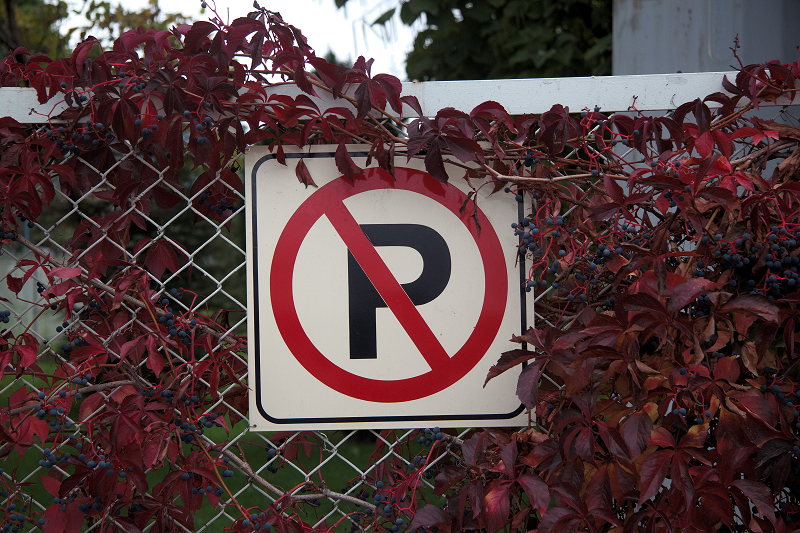
//> input picture Test.png, 800 x 533 px
$ ./main   (built with g++ and OpenCV 4)
//> lines starting //> are read from the running program, lines starting //| are printed output that depends on the picture
#include "opencv2/opencv.hpp"

using namespace std;
using namespace cv;

int main()
{
    Mat image = imread("Test.png");
//> image is the input picture: 533 rows x 800 cols, CV_8UC3; mean B, G, R 63.6, 62.9, 84.5
    Mat imgGray;
    cvtColor(image, imgGray, COLOR_BGR2GRAY);
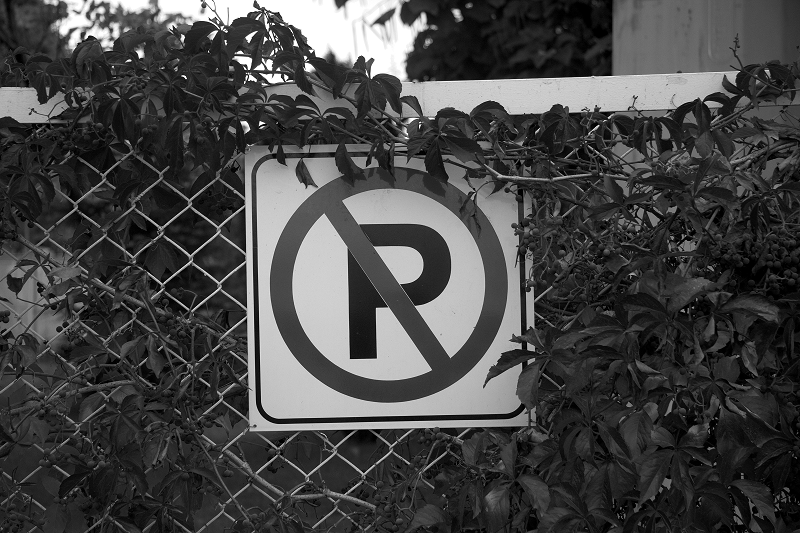
//> imgGray: 533 rows x 800 cols, CV_8UC1; min 0, max 255, mean 69.5

    double threshold1 = 100.0;
    double threshold2 = 200.0;
    int apertureSize = 3;
    bool L2gradient = false;
    Mat edges;
    Canny(image,
          edges,
          threshold1,
          threshold2,
          apertureSize,
          L2gradient);
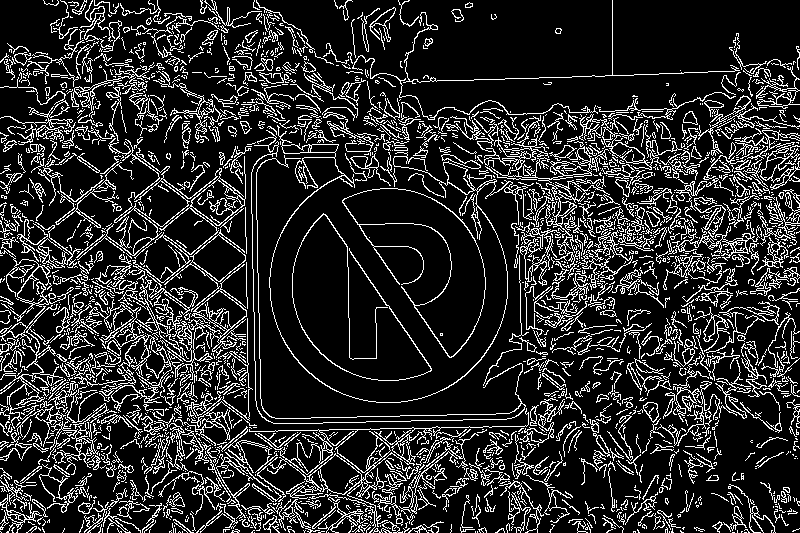
//> edges: 533 rows x 800 cols, CV_8UC1; 16.9% white in thin lines or dots

    imshow("image", image);
    imshow("edges", edges);

    waitKey();

    return 0;
}

$ run again, with Sign.png copied over Test.png
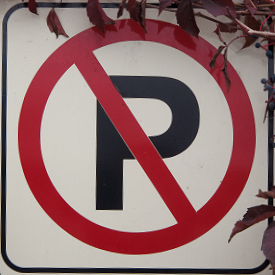
//> input picture Sign.png, 275 x 275 px
//> image is the input picture: 275 rows x 275 cols, CV_8UC3; mean B, G, R 114.3, 113.9, 147.2
//> `cvtColor(image, imgGray, COLOR_BGR2GRAY);`:
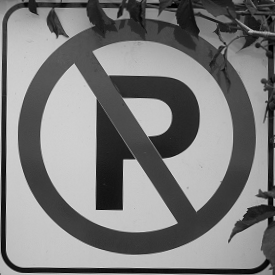
//> imgGray: 275 rows x 275 cols, CV_8UC1; min 0, max 227, mean 123.9
//> `Canny(image, edges, threshold1, threshold2, apertureSize, L2gradient);`:
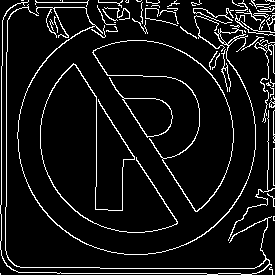
//> edges: 275 rows x 275 cols, CV_8UC1; 7.9% white in thin lines or dots
